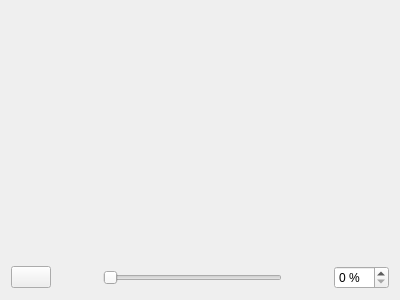
<?xml version="1.0" encoding="UTF-8"?>
<ui version="4.0">
 <class>PreviewWidget</class>
 <widget class="QWidget" name="PreviewWidget">
  <property name="geometry">
   <rect>
    <x>0</x>
    <y>0</y>
    <width>400</width>
    <height>300</height>
   </rect>
  </property>
  <property name="windowTitle">
   <string>Form</string>
  </property>
  <layout class="QVBoxLayout" name="verticalLayout">
   <item>
    <widget class="QScrollArea" name="scrl_preview">
     <property name="frameShape">
      <enum>QFrame::NoFrame</enum>
     </property>
     <property name="lineWidth">
      <number>0</number>
     </property>
     <property name="widgetResizable">
      <bool>true</bool>
     </property>
     <widget class="QWidget" name="scrollAreaWidgetContents">
      <property name="geometry">
       <rect>
        <x>0</x>
        <y>0</y>
        <width>392</width>
        <height>263</height>
       </rect>
      </property>
      <layout class="QVBoxLayout" name="verticalLayout_2">
       <property name="margin">
        <number>0</number>
       </property>
       <item>
        <widget class="QLabel" name="lbl_preview">
         <property name="sizePolicy">
          <sizepolicy hsizetype="Expanding" vsizetype="Expanding">
           <horstretch>0</horstretch>
           <verstretch>0</verstretch>
          </sizepolicy>
         </property>
         <property name="lineWidth">
          <number>0</number>
         </property>
         <property name="text">
          <string/>
         </property>
         <property name="alignment">
          <set>Qt::AlignCenter</set>
         </property>
         <property name="indent">
          <number>0</number>
         </property>
        </widget>
       </item>
      </layout>
     </widget>
    </widget>
   </item>
   <item>
    <layout class="QHBoxLayout" name="horizontalLayout">
     <item>
      <widget class="QPushButton" name="btn_scaleToFit">
       <property name="sizePolicy">
        <sizepolicy hsizetype="Fixed" vsizetype="Fixed">
         <horstretch>0</horstretch>
         <verstretch>0</verstretch>
        </sizepolicy>
       </property>
       <property name="text">
        <string/>
       </property>
      </widget>
     </item>
     <item>
      <widget class="QPushButton" name="btn_zoomOut">
       <property name="sizePolicy">
        <sizepolicy hsizetype="Fixed" vsizetype="Fixed">
         <horstretch>0</horstretch>
         <verstretch>0</verstretch>
        </sizepolicy>
       </property>
       <property name="text">
        <string/>
       </property>
       <property name="flat">
        <bool>true</bool>
       </property>
      </widget>
     </item>
     <item>
      <widget class="QSlider" name="sldr_zoom">
       <property name="orientation">
        <enum>Qt::Horizontal</enum>
       </property>
      </widget>
     </item>
     <item>
      <widget class="QPushButton" name="btn_zoomIn">
       <property name="sizePolicy">
        <sizepolicy hsizetype="Fixed" vsizetype="Fixed">
         <horstretch>0</horstretch>
         <verstretch>0</verstretch>
        </sizepolicy>
       </property>
       <property name="text">
        <string/>
       </property>
       <property name="flat">
        <bool>true</bool>
       </property>
      </widget>
     </item>
     <item>
      <widget class="QSpinBox" name="spn_zoom">
       <property name="sizePolicy">
        <sizepolicy hsizetype="Fixed" vsizetype="Fixed">
         <horstretch>0</horstretch>
         <verstretch>0</verstretch>
        </sizepolicy>
       </property>
       <property name="suffix">
        <string> %</string>
       </property>
      </widget>
     </item>
    </layout>
   </item>
  </layout>
 </widget>
 <resources/>
 <connections/>
</ui>
